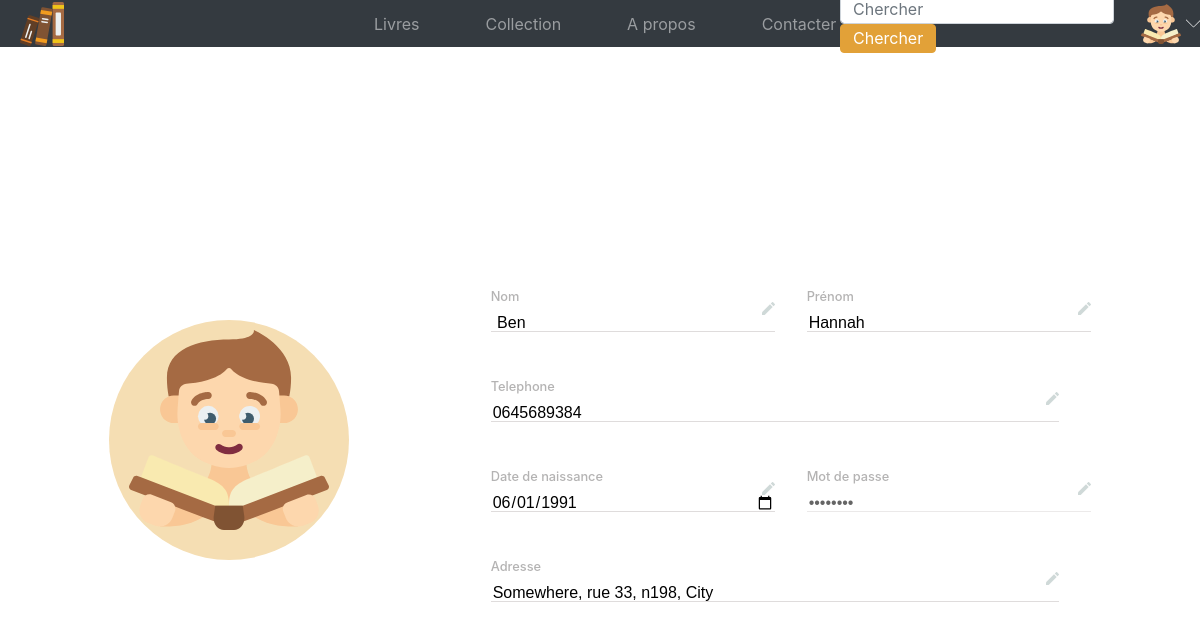
The app's page /modules/profile.php (signed in) with its own data.
### tables this page shows
CREATE TABLE IF NOT EXISTS `client` (
  `client_id` int(10) NOT NULL AUTO_INCREMENT,
  `username` varchar(30) NOT NULL,
  `password` varchar(30) NOT NULL,
  `nom` varchar(30) DEFAULT NULL,
  `prenom` varchar(30) DEFAULT NULL,
  `adresse` varchar(100) DEFAULT NULL,
  `tel` varchar(30) DEFAULT NULL,
  `cin` varchar(8) DEFAULT NULL,
  `date_naissance` varchar(30) DEFAULT NULL,
  `caution` int(10) DEFAULT NULL,
  `nb_emprunts` int(10) DEFAULT NULL,
  `emprunts` int(10) DEFAULT NULL,
  `permission` int(1) DEFAULT NULL,
  PRIMARY KEY (`client_id`),
  UNIQUE KEY `username` (`username`)
);

### modules/profile.php (the view, shortened to what this page needs)
<?php
require_once 'connection.php';
if (isset($_SESSION['username'])) {
	$req = "SELECT * FROM client WHERE username = :username";
			$sql = $connect->prepare($req);
			$sql->bindValue(':username', $_SESSION["username"], PDO::PARAM_STR);
			$sql->execute();
			$row = $sql->fetch();
			$nom = $row['nom'];
			$prenom = $row['prenom'];
			$tel = $row['tel'];
			$date = $row['date_naissance'];
			$mdp = $row['password'];
			$adresse = $row['adresse'];
?>
<!DOCTYPE html>
<html>
<head>
	<link rel="stylesheet" type="text/css" href="css/style.css">
	<link rel="stylesheet" href="https://maxcdn.bootstrapcdn.com/bootstrap/4.5.2/css/bootstrap.min.css">
</head>
<body>
	<nav class="navbar navbar-expand-sm bg-dark navbar-dark fixed-top">
		<a class="navbar-brand" href="../">
		</a>
  <ul class="navbar-nav">
			<li class="nav-item">
				<a class="nav-link" href="Emp_livres.php">Livres</a>
			</li>
			<li class="nav-item">
				<a class="nav-link" href="#">Collection</a>
			</li>
			<li class="nav-item">
				<a class="nav-link" href="#about">A propos</a>
			</li>
			<li class="nav-item">
				<a class="nav-link" href="#">Contacter</a>
			</li>
		</ul>
		<form class="form-inline" action="<?php echo $_SERVER["PHP_SELF"];?>">
			<input class="form-control mr-sm-2" id="myInput" type="text" placeholder="Chercher">
			<button class="btn btn-success" type="submit">Chercher</button>
		</form>
		<div class="dropdown">
			<button type="button" class="btn btn-primary dropdown-toggle" data-toggle="dropdown">
  </button>
</div>
	</nav>
	<div class="wrapper">
        <div class="imgContainer">
            <label class="file_label" >
            </label>
        </div>
        <div class="formContainer">
            <form class="form">
                <div class="fullName">
                    <label class="label">
                        <input class="input" type="text" name="nom" value=" <?php echo $nom ?>">
                        <span class="text">Nom</span>
                    </label>
                    <label class="label">
                        <input class="input" type="text" name="prenom" value="<?php echo $prenom ?>">
                        <span class="text">Prénom</span>
                    </label>
                </div>
                <div class="info">
                    <label class="label">
                        <input class="input" type="tel" name="tel" value="<?php echo $tel ?>">
                        <span class="text">Telephone</span>
                    </label>
                </div>
                <div class="info">
                    <label class="label">
                        <input class="input" type="date" required name="date" value="<?php echo $date ?>">
                        <span class="text">Date de naissance</span>
                    </label>
                    <label class="label ">
                        <input class="input pwd" type="password" name="password" value="<?php echo $mdp ?>">
                        <span class="text">Mot de passe</span>
                    </label>
                </div>
                <div class="info">
                    <label class="label">
                        <input class="input" type="text" required name="adresse" value="<?php echo $adresse ?>">
                        <span class="text">Adresse</span>
                </div>
            </form>
        </div>
    </div>
</body>
</html>
<?php
}
else
{
	header("location:logout.php");
}
?>

### modules/css/style.css (style rules this page uses)
.navbar { height: 47px !important; }
.form-inline .form-control { height: 30px !important; }
.form-inline .btn { line-height: 15px !important; }
.form-inline { position: absolute; left: 70%; }
.btn-success { background-color: #e2a138 !important; border-color: #e2a138 !important; }
.navbar-nav { margin-left: 300px !important; }
.nav-item { margin-left: 50px !important; }
.navbar-brand { position: absolute; left: 20px !important; }
.dropdown { position: absolute !important; border-radius: 10% !important; left: 94% !important; border-color: transparent; }
.dropdown .btn { background-color: transparent !important; color: transparent !important; border-color: transparent !important; outline: none !important; }
.text { position: absolute !important; width: 50% !important; left: 50% !important; }
.wrapper { position: absolute; top: 10%; width: 100%; display: -webkit-box; display: -ms-flexbox; display: flex; -webkit-box-align: center; -ms-flex-align: center; align-items: center; height: 90%; -webkit-transition: all 300ms ease-in-out; transition: all 300ms ease-in-out; }
.wrapper .imgContainer { display: -webkit-box; display: -ms-flexbox; display: flex; -webkit-box-pack: center; -ms-flex-pack: center; justify-content: center; -webkit-box-align: center; -ms-flex-align: center; align-items: center; width: 15em; height: 15em; margin: 0 auto; background-color: wheat; border-radius: 100%; position: relative; margin-right: 2rem; }
.wrapper .imgContainer .file_label { width: 100%; height: 100%; border-radius: 100%; position: relative; }
.wrapper .upload { position: absolute; left: 20px; bottom: 30px; }
.formContainer { width: 50%; margin: 0 auto; margin-top: 0em; }
.formContainer .form { width: 100%; }
.formContainer .form div label:first-child { margin-right: 2em; }
.formContainer .form .input { border: none; border-bottom: 1px solid #dfdcdc; width: 100%; background-color: transparent; font-family: 'Montserrat', sans-serif; font-weight: 500; padding-top: 3.5em; cursor: pointer; }
.formContainer .form input[type=text], .formContainer .form input[type=password], .formContainer .form input[type=date], .formContainer .form input[type=tel] { height: 4.5em; }
.formContainer .form input[type=password] { opacity: .6; }
.formContainer .form .label { width: 100%; margin-bottom: 1em; position: relative; display: block; }
.formContainer .form .label::after { content: url("../img/update.svg"); position: absolute; display: block; width: .8rem; height: .8rem; right: 0; top: 50%; opacity: .2; }
.formContainer .form .label .text { font-weight: 500; color: #b4b3b3; font-size: .8em; position: absolute; top: 1.7rem; left: 0rem !important; pointer-events: none; -webkit-transition: all 200ms ease-in-out; transition: all 200ms ease-in-out; }
.formContainer .form .info { display: -webkit-box; display: -ms-flexbox; display: flex; }
.formContainer .form .fullName, .formContainer .form .password { display: -webkit-box; display: -ms-flexbox; display: flex; }

### records on screen
client: nom "Ben", prenom "Hannah", tel "0645689384", date "06/01/1991", adresse "Somewhere, rue 33, n198, City"
